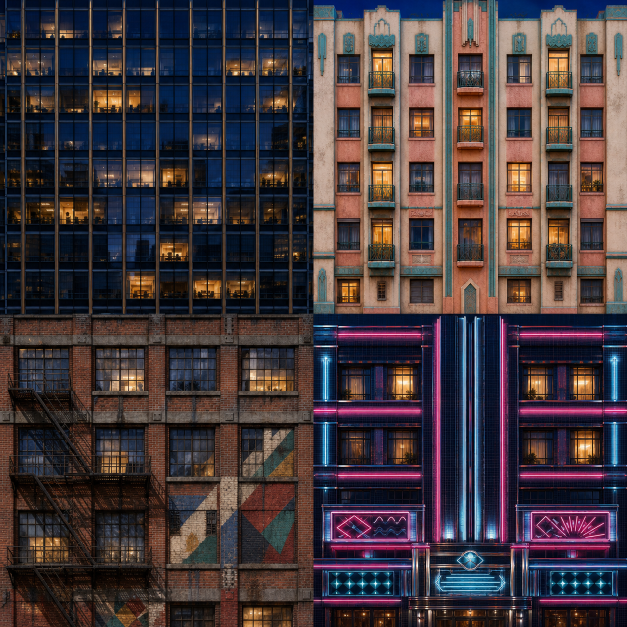
#> input picture projects/games/drift-los-angeles/assets/source/facade-atlas-v3.png, 1254 x 1254 px (shown at 1/2 size)
$ python build_architecture.py
#> lines starting #> are read from the running program, lines starting #| are printed output that depends on the picture
#!/usr/bin/env python3
# /// script
# requires-python = ">=3.10"
# dependencies = ["Pillow>=10,<13"]
# ///
"""Extract architectural modules from the project's original source paintings.

Upper walls contain only complete window floors; storefronts and cornices have
separate UV domains so entrances and roof lines never repeat up a tower.  Crop
bounds follow the source's masonry/mullion bands.  No image-generation step,
blurred seam crossfade, or new artwork is needed to reproduce these assets.

Run: uv run tools/build_architecture.py
"""

from __future__ import annotations

import argparse
from dataclasses import dataclass
from pathlib import Path

from PIL import Image, ImageDraw


PROJECT_DIR = Path(__file__).resolve().parents[1]
DISTRICTS = ("downtown", "coast", "arts", "neon")


@dataclass(frozen=True)
class Module:
    atlas: str
    quadrant: tuple[int, int]
    # Bounds are in the source quadrant's 627x627 coordinate system.
    box: tuple[int, int, int, int]
    floors: int = 0
    copies_y: int = 1
    floor_rows: tuple[tuple[int, int], ...] = ()


UPPER = {
    # Four complete office floors; cut on steel mullions, away from lit rooms.
    ("downtown", "base"): Module("facade-atlas-v3.png", (0, 0), (46, 163, 588, 472), 4),
    ("downtown", "alt"): Module("facade-variants-v5.png", (0, 0), (5, 6, 622, 347), 3),
    # Three complete residential floors; neither roof silhouette nor entrance.
    ("coast", "base"): Module("facade-atlas-v3.png", (1, 0), (5, 194, 622, 543), 3),
    ("coast", "alt"): Module("facade-variants-v5.png", (1, 0), (5, 8, 622, 138), 1, 3),
    ("arts", "base"): Module("facade-atlas-v3.png", (0, 1), (5, 42, 622, 541), 3),
    ("arts", "alt"): Module("facade-variants-v5.png", (0, 1), (5, 8, 622, 266), 3,
                             floor_rows=((8, 135), (137, 265), (8, 135))),
    # Duplicate the two-window-floor module vertically.  Marquees stay below.
    ("neon", "base"): Module("facade-atlas-v3.png", (1, 1), (5, 94, 622, 354), 2, 2),
    ("neon", "alt"): Module("facade-variants-v5.png", (1, 1), (5, 9, 622, 280), 2, 2),
}

STOREFRONTS = {
    ("downtown", "base"): Module("night-city-detail-atlas.png", (0, 0), (5, 135, 622, 553)),
    ("downtown", "alt"): Module("facade-variants-v5.png", (0, 0), (5, 384, 622, 614)),
    ("coast", "base"): Module("district-material-atlas.png", (0, 0), (5, 345, 622, 592)),
    ("coast", "alt"): Module("facade-variants-v5.png", (1, 0), (5, 405, 622, 614)),
    ("arts", "base"): Module("district-material-atlas.png", (0, 1), (5, 220, 622, 606)),
    ("arts", "alt"): Module("facade-variants-v5.png", (0, 1), (5, 425, 622, 615)),
    ("neon", "base"): Module("night-city-detail-atlas.png", (1, 1), (5, 315, 622, 613)),
    ("neon", "alt"): Module("facade-variants-v5.png", (1, 1), (5, 421, 622, 615)),
}

CORNICES = {
    "downtown": Module("facade-atlas-v3.png", (0, 0), (46, 159, 588, 174)),
    "coast": Module("facade-atlas-v3.png", (1, 0), (5, 534, 622, 552)),
    "arts": Module("facade-atlas-v3.png", (0, 1), (5, 35, 622, 64)),
    "neon": Module("facade-atlas-v3.png", (1, 1), (5, 183, 622, 202)),
}


def read_crop(source_dir: Path, module: Module) -> Image.Image:
    with Image.open(source_dir / module.atlas) as source:
#> source is the input picture: PIL image 1254x1254 RGB; mean R, G, B 68.2, 56.9, 60.8
        source = source.convert("RGB")
        cell_w, cell_h = source.width // 2, source.height // 2
#> cell_w = 627; cell_h = 627
        qx, qy = module.quadrant
        left, top, right, bottom = module.box
        return source.crop((round((qx + left / 627) * cell_w),
                            round((qy + top / 627) * cell_h),
                            round((qx + right / 627) * cell_w),
                            round((qy + bottom / 627) * cell_h)))
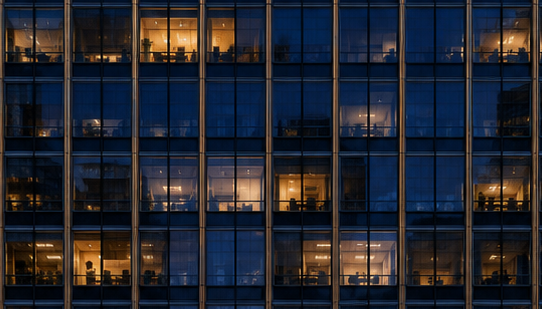
#> returned value: PIL image 542x309 RGB; mean R, G, B 36.3, 38.2, 47


def match_gutter(image: Image.Image, *, horizontal: bool, vertical: bool) -> Image.Image:
    """Match only the outer texel, avoiding the old wide ghosted-edge blends.

    Crops land on architectural bands.  A shared boundary texel suppresses the
    remaining paint/color jump while keeping all window and mullion edges sharp.
    """
#> called with horizontal = True, vertical = True
    image = image.copy()
    pixels = image.load()
    if horizontal:
        for y in range(image.height):
            average = tuple((a + b) // 2 for a, b in zip(pixels[0, y], pixels[image.width - 1, y]))
            pixels[0, y] = pixels[image.width - 1, y] = average
#> this loop made 309 passes
#> average on passes 1 to 3: (61, 61, 69), (57, 56, 63), (58, 59, 65)
    if vertical:
        for x in range(image.width):
            average = tuple((a + b) // 2 for a, b in zip(pixels[x, 0], pixels[x, image.height - 1]))
            pixels[x, 0] = pixels[x, image.height - 1] = average
#> this loop made 542 passes
#> average on passes 1 to 3: (55, 50, 51), (102, 79, 60), (72, 55, 42)
    return image


def make_upper(source_dir: Path, module: Module) -> Image.Image:
    if module.floor_rows:
        # The Arts painting's third floor has a tall white-framed aperture that
        # reads as an entrance at 480p.  Reassemble three unmistakable window
        # rows instead, retaining both of the source's upper-floor variants.
        result = Image.new("RGB", (512, 512))
        left, _top, right, _bottom = module.box
        for index, (top, bottom) in enumerate(module.floor_rows):
            row = Module(module.atlas, module.quadrant, (left, top, right, bottom))
            y0 = round(index * 512 / len(module.floor_rows))
            y1 = round((index + 1) * 512 / len(module.floor_rows))
            panel = read_crop(source_dir, row).resize((512, y1 - y0), Image.Resampling.LANCZOS)
            panel = match_gutter(panel, horizontal=True, vertical=True)
            result.paste(panel, (0, y0))
        return match_gutter(result, horizontal=True, vertical=True)
    crop = read_crop(source_dir, module)
    panel = match_gutter(crop, horizontal=True, vertical=True)
    result = Image.new("RGB", (panel.width, panel.height * module.copies_y))
#> result: PIL image 542x309 RGB; every value is 0
    for copy in range(module.copies_y):
        result.paste(panel, (0, copy * panel.height))
    result = result.resize((512, 512), Image.Resampling.LANCZOS)
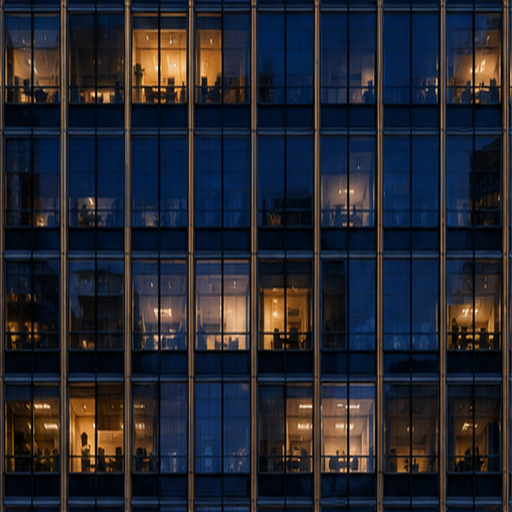
#> result: PIL image 512x512 RGB; mean R, G, B 36.4, 38.3, 47
    return match_gutter(result, horizontal=True, vertical=True)
#> the loop in match_gutter (call 2), `for y in range(image.height):` made 512 passes
#> average on passes 1 to 3: (55, 49, 50), (56, 52, 55), (58, 57, 63)
#> the loop in match_gutter (call 2), `for x in range(image.width):` made 512 passes
#> average on passes 1 to 3: (55, 50, 51), (101, 77, 59), (65, 50, 39)
#> returned value: PIL image 512x512 RGB


def build(source_dir: Path, output_dir: Path, preview: Path | None) -> None:
    output_dir.mkdir(parents=True, exist_ok=True)
    preview_rows: list[tuple[str, Image.Image, Image.Image]] = []
    for district in DISTRICTS:
        for variant in ("base", "alt"):
            key = district, variant
            upper = make_upper(source_dir, UPPER[key])
            storefront = read_crop(source_dir, STOREFRONTS[key]).resize((512, 256), Image.Resampling.LANCZOS)
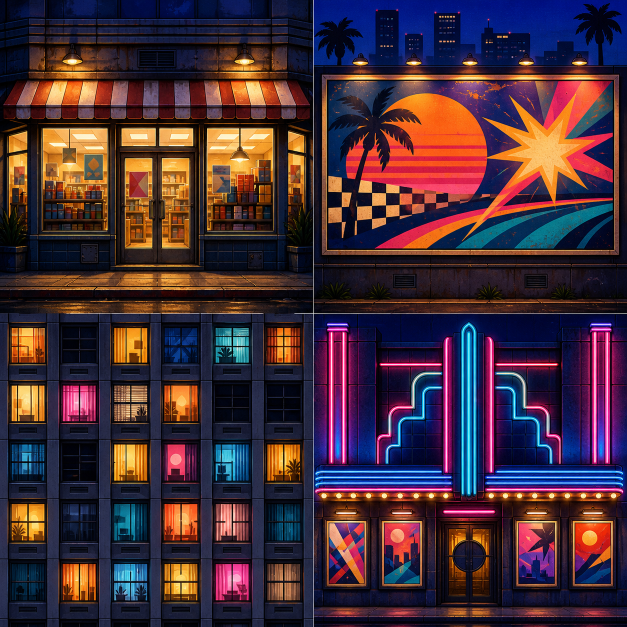
#> input picture projects/games/drift-los-angeles/assets/source/night-city-detail-atlas.png, 1254 x 1254 px (shown at 1/2 size)
#> in read_crop, source is the input picture: PIL image 1254x1254 RGB; mean R, G, B 70, 46.1, 56.8
#> in read_crop (call 2), `return source.crop((round((qx + left / 627) * cell_w), round((qy + top..`:
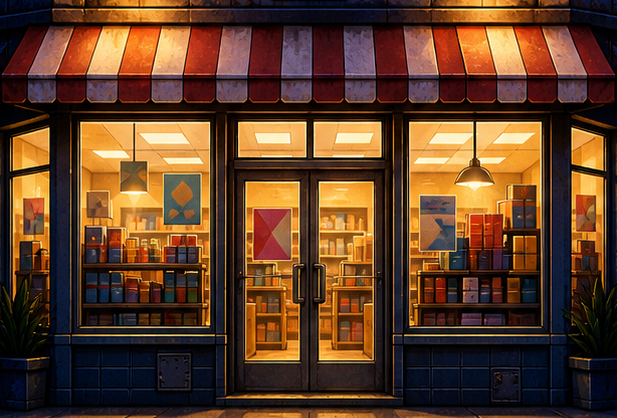
#> returned value: PIL image 617x418 RGB; mean R, G, B 95.8, 62, 38.2
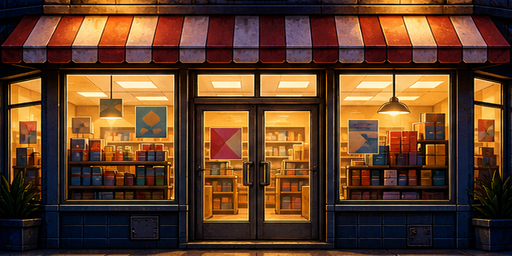
#> storefront: PIL image 512x256 RGB; mean R, G, B 95.8, 62.1, 38.3
            storefront = match_gutter(storefront, horizontal=True, vertical=False)
            for kind, image in (("upper", upper), ("storefront", storefront)):
                image.save(output_dir / f"facade-{kind}-{district}-{variant}.png", optimize=True)
#> this loop made 2 passes
#> kind on passes 1 to 2: 'upper', 'storefront'
            preview_rows.append((f"{district} / {variant}: {UPPER[key].floors * UPPER[key].copies_y} floors per 12m", upper, storefront))
        cornice = read_crop(source_dir, CORNICES[district]).resize((512, 32), Image.Resampling.LANCZOS)
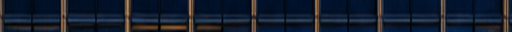
#> cornice: PIL image 512x32 RGB; mean R, G, B 20.5, 30, 46.5
        cornice = match_gutter(cornice, horizontal=True, vertical=False)
        cornice.save(output_dir / f"facade-cornice-{district}.png", optimize=True)
#> pass 2 of the loop in build, `for district in DISTRICTS:`:
#> in read_crop (call 6), `return source.crop((round((qx + left / 627) * cell_w), round((qy + top..`:
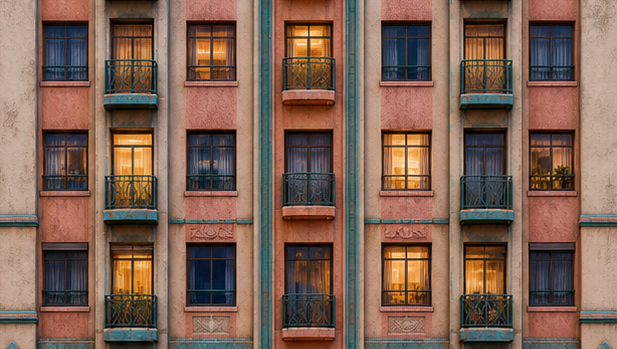
#> returned value: PIL image 617x349 RGB; mean R, G, B 127.6, 99, 84.2
#> panel: PIL image 617x349 RGB
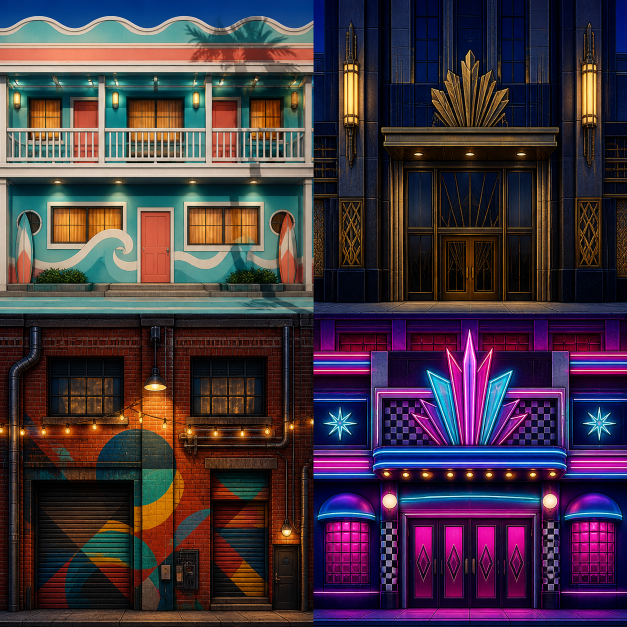
#> input picture projects/games/drift-los-angeles/assets/source/district-material-atlas.png, 1254 x 1254 px (shown at 1/2 size)
#> in read_crop, source is the input picture: PIL image 1254x1254 RGB; mean R, G, B 66.7, 51.6, 63
#> the loop in build, `for kind, image in (("upper", upper), ("storefront", storefront)):` made 2 passes
#> in build, `cornice = read_crop(source_dir, CORNICES[district]).resize((512, 32), ..`:
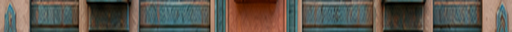
#> cornice: PIL image 512x32 RGB; mean R, G, B 93.4, 87.3, 78.4
    if preview:
        preview.parent.mkdir(parents=True, exist_ok=True)
        sheet = Image.new("RGB", (1024, len(preview_rows) * 224), (12, 17, 27))
        draw = ImageDraw.Draw(sheet)
        for index, (label, upper, storefront) in enumerate(preview_rows):
            y = index * 224
            draw.text((8, y + 4), label, fill=(230, 234, 242))
            # Two adjacent copies make module boundaries obvious during review.
            tile = upper.resize((192, 192), Image.Resampling.LANCZOS)
            sheet.paste(tile, (8, y + 24))
            sheet.paste(tile, (200, y + 24))
            sheet.paste(storefront.resize((384, 192), Image.Resampling.LANCZOS), (416, y + 24))
        sheet.save(preview, optimize=True)
    print(f"Built {len(UPPER)} upper walls, {len(STOREFRONTS)} storefronts and {len(CORNICES)} cornices in {output_dir}")


def main() -> None:
    parser = argparse.ArgumentParser(description=__doc__)
    parser.add_argument("--source-dir", type=Path, default=PROJECT_DIR / "assets" / "source")
    parser.add_argument("--output-dir", type=Path)
    parser.add_argument("--preview", type=Path)
    args = parser.parse_args()
    build(args.source_dir, args.output_dir or args.source_dir, args.preview)


if __name__ == "__main__":
    main()
